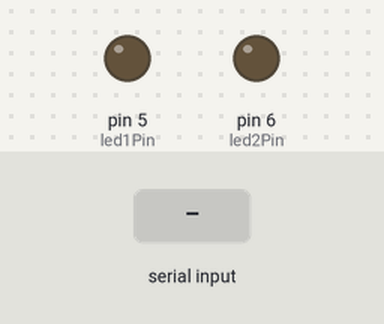
This sketch was run on a simulated Arduino Uno, built with avr-gcc and run on an emulated ATmega328P. Shown: output pins drawn as LEDs (lit = HIGH). The test bench sets the inputs (shaded band).

Above: at 1.2 s.
1.3 s: "1" received over Serial
At 1.6 s:
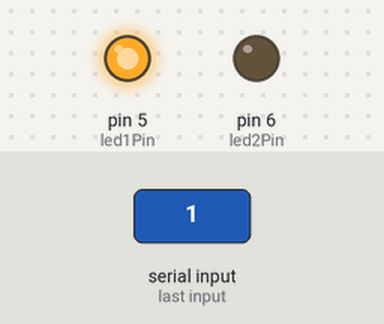
2.8 s: "3" received over Serial
At 4.0 s:
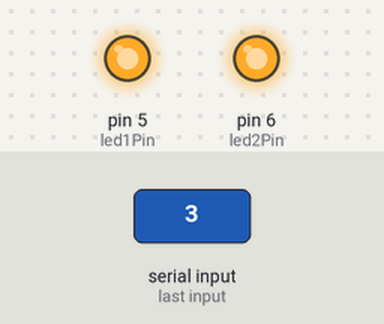
4.3 s: "2" received over Serial
At 5.1 s:
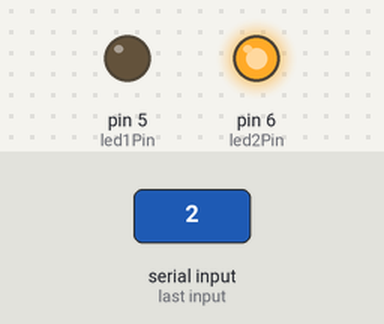
5.8 s: "4" received over Serial
At 6.3 s:
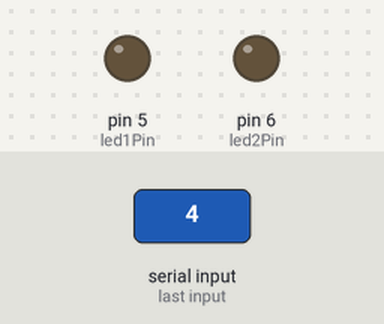
Timing chart, 0 to 8.3 s (numbered marks = the images above; inputs shaded):
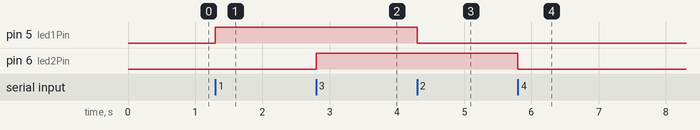

Measured:
- after the input at 1.3 s, pin 5 (led1Pin): LOW → HIGH at once
- after the input at 2.8 s, pin 6 (led2Pin): LOW → HIGH at once
- after the input at 4.3 s, pin 5 (led1Pin): HIGH → LOW at once
- after the input at 5.8 s, pin 6 (led2Pin): HIGH → LOW at once

The sketch:

Prak_MCU_3_SerialLED.ino
```cpp
const int led1Pin = 5;
const int led2Pin = 6;

void setup() {
Serial.begin(9600);
pinMode(led1Pin, OUTPUT);
pinMode(led2Pin, OUTPUT);
}

void loop() {
if (Serial.available()) {
  char perintah = Serial.read();

  switch (perintah) {
    case '1':
      digitalWrite(led1Pin, HIGH);
      break;
    case '2':
      digitalWrite(led1Pin, LOW);
      break;
    case '3':
      digitalWrite(led2Pin, HIGH);
      break;
    case '4':
      digitalWrite(led2Pin, LOW);
      break;
    default:
      break;
    }
  }
}
```
